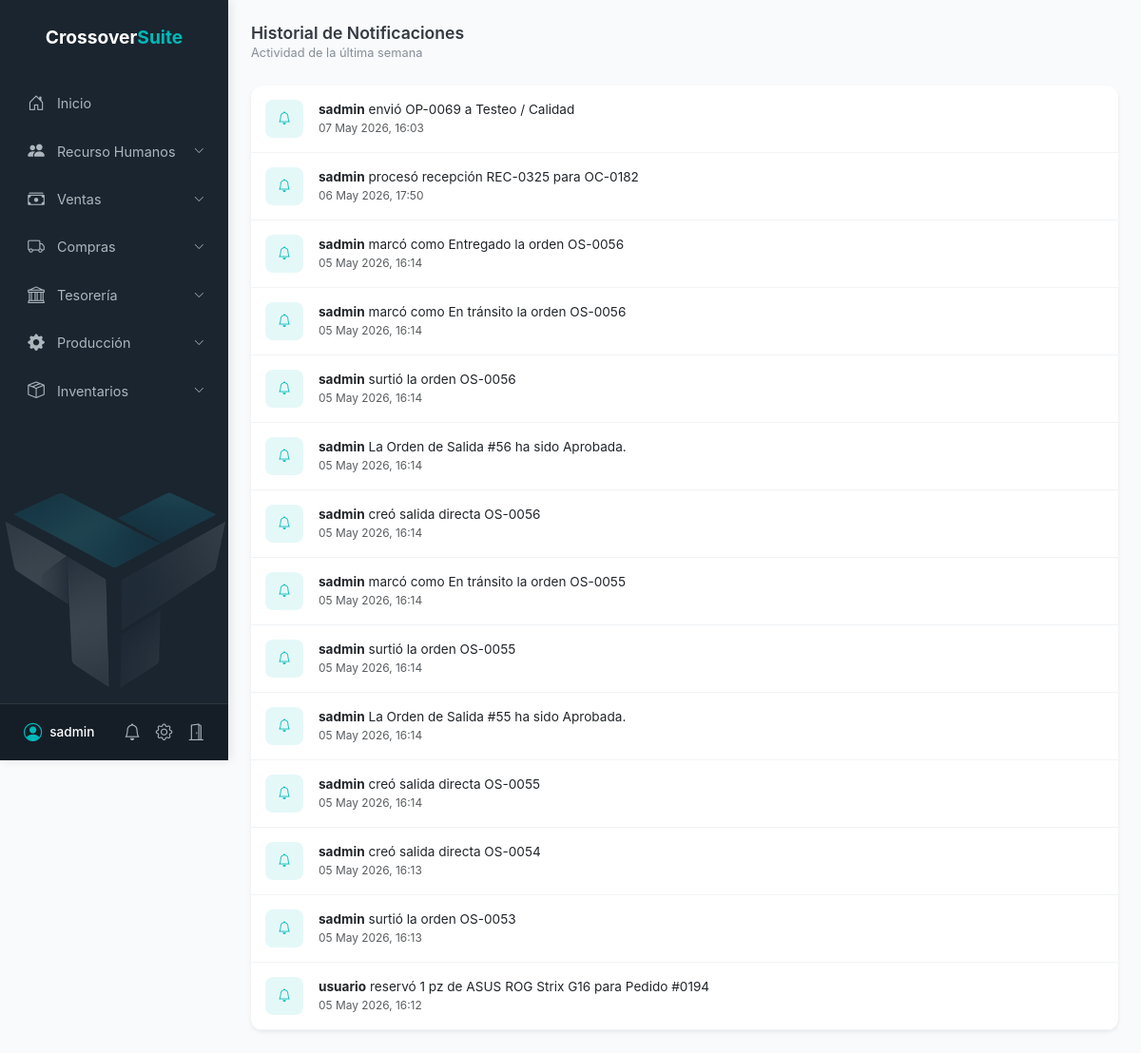
The page /notificaciones/historial/ (signed in) on the database as committed earlier.
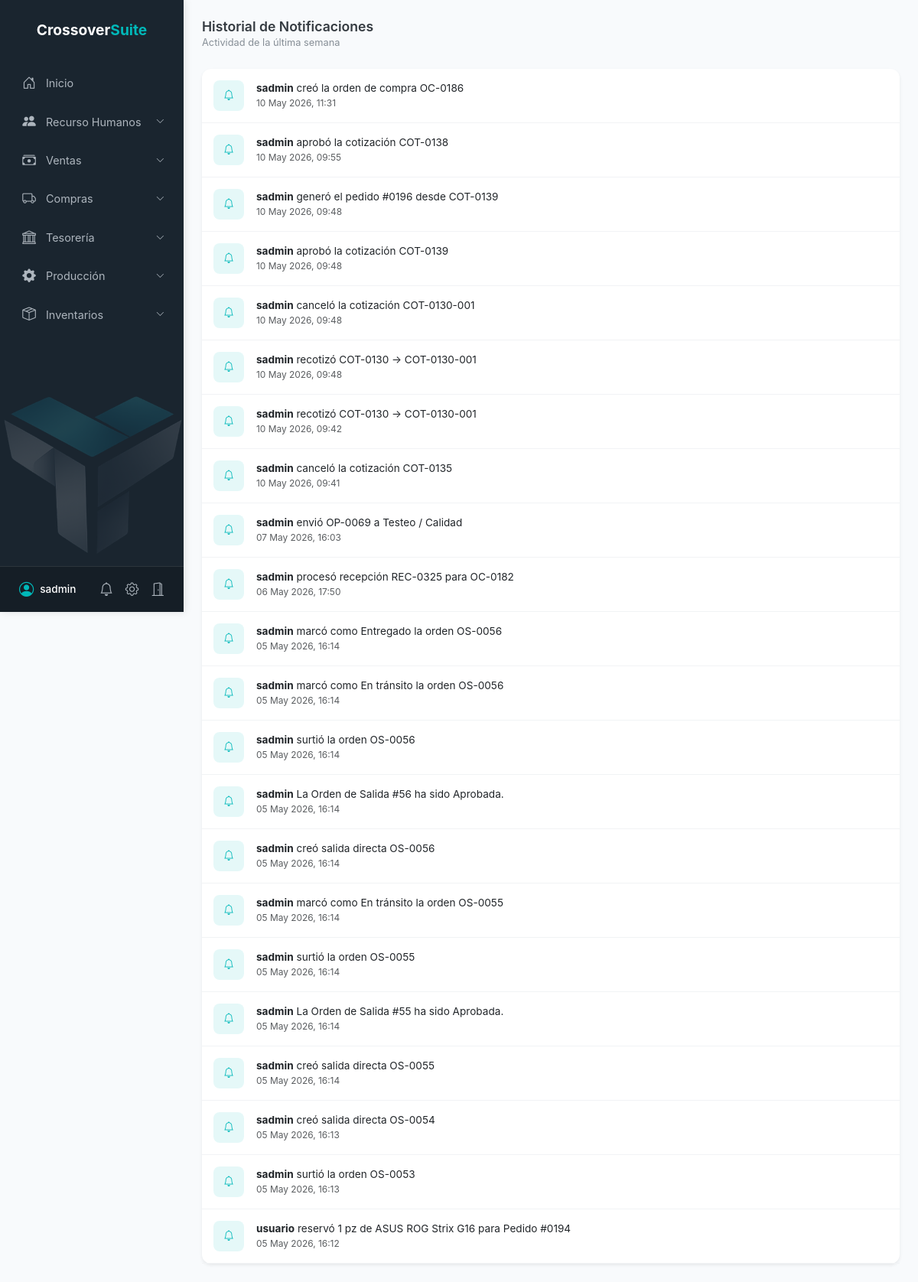
The same page on the database as committed later.
### notificaciones/models.py (models this page shows, shortened)
class Notificacion(models.Model):
    empresa = models.ForeignKey(Empresa, on_delete=models.CASCADE, verbose_name="Empresa")
    actor = models.ForeignKey(User, on_delete=models.CASCADE, related_name='notificaciones_enviadas', verbose_name="Quien realizó la acción")
    propietario_recurso = models.ForeignKey(User, on_delete=models.CASCADE, null=True, blank=True, related_name='notificaciones_recibidas', verbose_name="Dueño del registro")
    mensaje = models.CharField(max_length=255, verbose_name="Mensaje")
    link = models.CharField(max_length=255, null=True, blank=True, verbose_name="Enlace al registro")
    fecha = models.DateTimeField(auto_now_add=True, verbose_name="Fecha y Hora")
    visto_en_toast = models.BooleanField(default=False)
    class Meta:
        verbose_name = "Notificación"
        verbose_name_plural = "Notificaciones"
        ordering = ['-fecha']

### notificaciones/views.py (the view, shortened to what this page needs)
# urls.py: path('historial/', views.lista_notificaciones, name='historial_notificaciones'),
@login_required
def lista_notificaciones(request):
    empresa = get_empresa_actual(request)
    if not empresa:
        return render(request, 'error_sin_empresa.html')
    hace_una_semana = timezone.now() - timedelta(days=7)
    es_admin = request.user.is_superuser or request.user.is_staff
    if es_admin:
        qs = Notificacion.objects.filter(empresa=empresa, fecha__gte=hace_una_semana)
    for n in qs:
        n.actor_corto = n.actor.username.split('@')[0]
    return render(request, 'notificaciones/historial.html', {
        'notificaciones': qs,
        'section': 'notificaciones'
    })

### notificaciones/views.py (called while the page is built)
def get_empresa_actual(request):
    username = request.user.username
    if '@' in username:
        subdominio = username.split('@')[1]
        try:
            return Empresa.objects.get(subdominio=subdominio)
        except Empresa.DoesNotExist:
            return None
    return None

### preferencias/permissions.py (called while the page is built, shortened)
def get_empresa_actual(request):
    username = request.user.username
    if '@' in username:
        subdominio = username.split('@')[1]
        try:
            return Empresa.objects.get(subdominio=subdominio)
        except Empresa.DoesNotExist:
            return None
    return None

def user_has_sales_permission(request, submodulo, accion):
    user = request.user
    if not user.is_authenticated:
        return False
    empresa = get_empresa_actual(request)
    if not empresa:
        return user.is_superuser
    if not empresa.modulo_ventas:
        return False
    if user.is_superuser:
        return True

def get_granular_purchase_permissions(request):
    perms = {}
    for submodulo, acciones in PURCHASES_PERMISSION_MATRIX.items():
        perms[submodulo] = {accion: user_has_purchase_permission(request, submodulo, accion) for accion in acciones}
    return perms

### notificaciones/templates/notificaciones/historial.html (shortened to what this page needs)
{% extends 'base.html' %}
{% block content %}
<div class="container-fluid py-4 px-4">
    <div class="d-flex justify-content-between align-items-center mb-4">
        <div>
            <h4 class="section-title mb-0">Historial de Notificaciones</h4>
            <span class="section-subtitle">Actividad de la última semana</span>
        </div>
    </div>
    <div class="card border-0 shadow-sm" style="border-radius: 12px;">
        <div class="card-body p-0">
            {% for n in notificaciones %}
            <div class="notif-item d-flex align-items-center">
                <div class="notif-icon me-3">
                    <i class="bi bi-bell"></i>
                </div>
                <div class="flex-grow-1">
                    <div class="text-dark">
                        <strong>{{ n.actor_corto }}</strong> {{ n.mensaje }}
                    </div>
                    <div class="text-muted small">
                        {{ n.fecha|date:"d M Y, H:i" }}
                    </div>
                </div>
            </div>
            {% empty %}
            <div class="p-5 text-center text-muted">
                <i class="bi bi-bell-slash display-4 mb-3 d-block opacity-25"></i>
                <p class="mb-0">No hay notificaciones recientes.</p>
            </div>
            {% endfor %}
        </div>
    </div>
</div>
{% endblock %}

Rows that differ between the two databases and show on the page:
added Notificacion: actor_corto "sadmin", mensaje "creó la orden de compra OC-0186", fecha "10 May 2026, 11:31"
added Notificacion: actor_corto "sadmin", mensaje "aprobó la cotización COT-0138", fecha "10 May 2026, 09:55"
added Notificacion: actor_corto "sadmin", mensaje "generó el pedido #0196 desde COT-0139", fecha "10 May 2026, 09:48"
added Notificacion: actor_corto "sadmin", mensaje "aprobó la cotización COT-0139", fecha "10 May 2026, 09:48"
added Notificacion: actor_corto "sadmin", mensaje "canceló la cotización COT-0130-001", fecha "10 May 2026, 09:48"
added Notificacion: actor_corto "sadmin", mensaje "recotizó COT-0130 -> COT-0130-001", fecha "10 May 2026, 09:48"
added Notificacion: actor_corto "sadmin", mensaje "recotizó COT-0130 -> COT-0130-001", fecha "10 May 2026, 09:42"
added Notificacion: actor_corto "sadmin", mensaje "canceló la cotización COT-0135", fecha "10 May 2026, 09:41"
